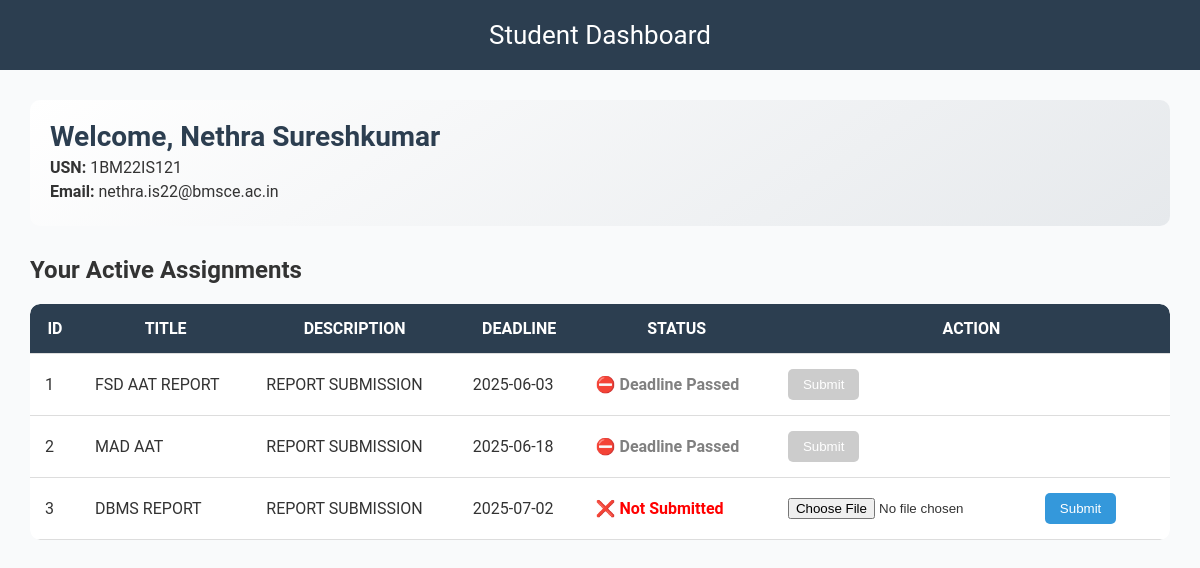
/student_dashboard (signed in), run on the app's committed database.
### tables this page shows
CREATE TABLE assignments (
            id INTEGER PRIMARY KEY AUTOINCREMENT,
            title TEXT NOT NULL,
            description TEXT NOT NULL,
            deadline TEXT NOT NULL,
            teacher_id INTEGER NOT NULL,
            FOREIGN KEY (teacher_id) REFERENCES teachers (teacher_id)
        );

### app1.py (the view)
@app.route('/student_dashboard')
def student_dashboard():
    if 'role' not in session or session['role'] != 'student':
        flash("Access denied.", "error")
        return redirect('/student_login')
    conn = get_db_connection()
    cursor = conn.cursor()
    cursor.execute("SELECT id, title, description, deadline FROM assignments")
    assignments = cursor.fetchall()
    cursor.execute("SELECT assignment_id FROM submissions WHERE student_usn = ?", (session['user_usn'],))
    submitted_ids = [row['assignment_id'] for row in cursor.fetchall()]
    conn.close()
    assignment_list = []
    from datetime import datetime
    for a in assignments:
        is_submitted = a['id'] in submitted_ids
        is_past_deadline = datetime.strptime(a['deadline'], '%Y-%m-%d') < datetime.now()
        assignment_list.append({
            **dict(a),
            'is_submitted': is_submitted,
            'is_past_deadline': is_past_deadline
        })
    return render_template('student_dashboard.html',
        name=session['user_name'],
        usn=session['user_usn'],
        email=session['user_email'],
        assignments=assignment_list
    )

### app1.py (called while the page is built)
def get_db_connection():
    conn = sqlite3.connect('database.db')
    conn.row_factory = sqlite3.Row  # Enable dictionary-like access to rows
    return conn

### templates/student_dashboard.html (shortened to what this page needs)
<!DOCTYPE html>
<html lang="en">
<head>
</head>
<body>
    <header>Student Dashboard</header>
    <main>
        <div class="info-card">
            <div>
                <h1>Welcome, {{ name }}</h1>
                <p><strong>USN:</strong> {{ usn }}</p>
                <p><strong>Email:</strong> {{ email }}</p>
            </div>
        </div>
        <h2>Your Active Assignments</h2>
        <div class="table-container">
            <table>
                <thead>
                    <tr>
                        <th>ID</th>
                        <th>Title</th>
                        <th>Description</th>
                        <th>Deadline</th>
                        <th>Status</th>
                        <th>Action</th>
                    </tr>
                </thead>
                <tbody>
                    {% for assignment in assignments %}
                    <tr>
                        <td>{{ assignment.id }}</td>
                        <td>{{ assignment.title }}</td>
                        <td>{{ assignment.description }}</td>
                        <td>{{ assignment.deadline }}</td>
                        <td class="status">
                            {% if assignment.is_submitted %}
                                <span class="submitted">✅ Submitted</span>
                            {% elif assignment.is_past_deadline %}
                                <span class="deadline-passed">⛔ Deadline Passed</span>
                            {% else %}
                                <span class="not-submitted">❌ Not Submitted</span>
                            {% endif %}
                        </td>
                        <td>
                            {% if assignment.is_submitted or assignment.is_past_deadline %}
                                <button class="submit-button" disabled>Submit</button>
                            {% else %}
                                <form class="submission-form" action="/submit_assignment" method="POST" enctype="multipart/form-data">
                                    <input type="file" name="file" required>
                                    <button type="submit" class="submit-button">Submit</button>
                                </form>
                            {% endif %}
                        </td>
                    </tr>
                    {% else %}
                    <tr>
                        <td colspan="6" style="text-align: center;">No active assignments.</td>
                    </tr>
                    {% endfor %}
                </tbody>
            </table>
        </div>
    </main>
</body>
</html>

### templates/student_dashboard.html (style rules this page uses)
body { font-family: 'Roboto', Arial, sans-serif; margin: 0; padding: 0; background-color: #f9fafb; color: #333; }
header { background-color: #2c3e50; color: white; padding: 20px 0; text-align: center; font-size: 26px; }
main { padding: 30px; max-width: 1200px; margin: 0 auto; }
.info-card { background: linear-gradient(145deg, #ffffff, #e6e9ec); border-radius: 10px; padding: 20px; margin-bottom: 30px; display: flex; justify-content: space-between; }
.info-card h1 { margin: 0; font-size: 28px; color: #2c3e50; }
.info-card p { margin: 5px 0; font-size: 16px; }
.table-container { overflow-x: auto; border-radius: 10px; margin-top: 20px; }
table { width: 100%; border-collapse: collapse; background-color: white; border-radius: 10px; overflow: hidden; }
th, td { padding: 15px; border-bottom: 1px solid #ddd; }
th { background-color: #2c3e50; color: white; text-transform: uppercase; }
.submit-button { padding: 8px 15px; background-color: #3498db; color: white; border: none; border-radius: 5px; cursor: pointer; }
.submit-button:disabled { background-color: #ccc; cursor: not-allowed; }
.status { font-weight: bold; }
.not-submitted { color: red; }
.deadline-passed { color: gray; }

### data on the page
assignments: id "1", title "FSD AAT REPORT", description "REPORT SUBMISSION", deadline "2025-06-03", shows "⛔ Deadline Passed", shows "Submit"
assignments: id "2", title "MAD AAT", description "REPORT SUBMISSION", deadline "2025-06-18", shows "⛔ Deadline Passed", shows "Submit"
assignments: id "3", title "DBMS REPORT", description "REPORT SUBMISSION", deadline "2025-07-02", shows "❌ Not Submitted"

### other printed values
{{ name }} "Nethra Sureshkumar"
{{ usn }} "1BM22IS121"
{{ email }} "nethra.is22@bmsce.ac.in"
